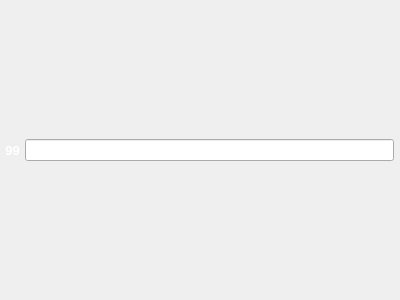
<?xml version="1.0" encoding="UTF-8"?>
<ui version="4.0">
 <class>FilterTableRow</class>
 <widget class="QWidget" name="FilterTableRow">
  <property name="geometry">
   <rect>
    <x>0</x>
    <y>0</y>
    <width>400</width>
    <height>300</height>
   </rect>
  </property>
  <property name="sizePolicy">
   <sizepolicy hsizetype="Maximum" vsizetype="Preferred">
    <horstretch>0</horstretch>
    <verstretch>0</verstretch>
   </sizepolicy>
  </property>
  <property name="windowTitle">
   <string notr="true">Form</string>
  </property>
  <layout class="QHBoxLayout" name="horizontalLayout" stretch="0,0,0">
   <property name="spacing">
    <number>0</number>
   </property>
   <property name="leftMargin">
    <number>0</number>
   </property>
   <property name="topMargin">
    <number>1</number>
   </property>
   <property name="rightMargin">
    <number>6</number>
   </property>
   <property name="bottomMargin">
    <number>0</number>
   </property>
   <item>
    <widget class="QLabel" name="labelNumber">
     <property name="minimumSize">
      <size>
       <width>25</width>
       <height>0</height>
      </size>
     </property>
     <property name="palette">
      <palette>
       <active>
        <colorrole role="WindowText">
         <brush brushstyle="SolidPattern">
          <color alpha="255">
           <red>255</red>
           <green>255</green>
           <blue>255</blue>
          </color>
         </brush>
        </colorrole>
       </active>
       <inactive>
        <colorrole role="WindowText">
         <brush brushstyle="SolidPattern">
          <color alpha="255">
           <red>255</red>
           <green>255</green>
           <blue>255</blue>
          </color>
         </brush>
        </colorrole>
       </inactive>
       <disabled>
        <colorrole role="WindowText">
         <brush brushstyle="SolidPattern">
          <color alpha="255">
           <red>120</red>
           <green>120</green>
           <blue>120</blue>
          </color>
         </brush>
        </colorrole>
       </disabled>
      </palette>
     </property>
     <property name="font">
      <font>
       <pointsize>10</pointsize>
       <weight>75</weight>
       <bold>true</bold>
      </font>
     </property>
     <property name="cursor">
      <cursorShape>OpenHandCursor</cursorShape>
     </property>
     <property name="text">
      <string notr="true">99</string>
     </property>
     <property name="alignment">
      <set>Qt::AlignCenter</set>
     </property>
    </widget>
   </item>
   <item>
    <widget class="CompactToolBar" name="toolBar" native="true">
     <property name="sizePolicy">
      <sizepolicy hsizetype="Preferred" vsizetype="Preferred">
       <horstretch>0</horstretch>
       <verstretch>0</verstretch>
      </sizepolicy>
     </property>
    </widget>
   </item>
   <item>
    <widget class="QStackedWidget" name="stackedWidget">
     <property name="sizePolicy">
      <sizepolicy hsizetype="Expanding" vsizetype="Preferred">
       <horstretch>0</horstretch>
       <verstretch>0</verstretch>
      </sizepolicy>
     </property>
     <property name="currentIndex">
      <number>0</number>
     </property>
     <widget class="QWidget" name="page">
      <layout class="QGridLayout" name="gridLayout">
       <property name="leftMargin">
        <number>0</number>
       </property>
       <property name="topMargin">
        <number>0</number>
       </property>
       <property name="rightMargin">
        <number>0</number>
       </property>
       <property name="bottomMargin">
        <number>0</number>
       </property>
       <item row="0" column="2">
        <widget class="EscapableLineEdit" name="lineEdit"/>
       </item>
      </layout>
     </widget>
    </widget>
   </item>
  </layout>
  <action name="actionAdd">
   <property name="checkable">
    <bool>true</bool>
   </property>
   <property name="icon">
    <iconset resource="Editor.qrc">
     <normaloff>:/icons/list-add-green.ico</normaloff>:/icons/list-add-green.ico</iconset>
   </property>
   <property name="text">
    <string>Add</string>
   </property>
  </action>
  <action name="actionRemove">
   <property name="icon">
    <iconset resource="Editor.qrc">
     <normaloff>:/icons/list-remove-red.ico</normaloff>:/icons/list-remove-red.ico</iconset>
   </property>
   <property name="text">
    <string>Remove</string>
   </property>
  </action>
  <action name="actionEditText">
   <property name="checkable">
    <bool>true</bool>
   </property>
   <property name="icon">
    <iconset resource="Editor.qrc">
     <normaloff>:/icons/accessories-text-editor.ico</normaloff>:/icons/accessories-text-editor.ico</iconset>
   </property>
   <property name="text">
    <string>Edit text</string>
   </property>
  </action>
 </widget>
 <customwidgets>
  <customwidget>
   <class>CompactToolBar</class>
   <extends>QWidget</extends>
   <header>Editor/widgets/CompactToolBar.h</header>
   <container>1</container>
  </customwidget>
  <customwidget>
   <class>EscapableLineEdit</class>
   <extends>QLineEdit</extends>
   <header>Editor/widgets/EscapableLineEdit.h</header>
   <slots>
    <signal>editingCanceled()</signal>
   </slots>
  </customwidget>
 </customwidgets>
 <resources>
  <include location="Editor.qrc"/>
 </resources>
 <connections/>
</ui>
